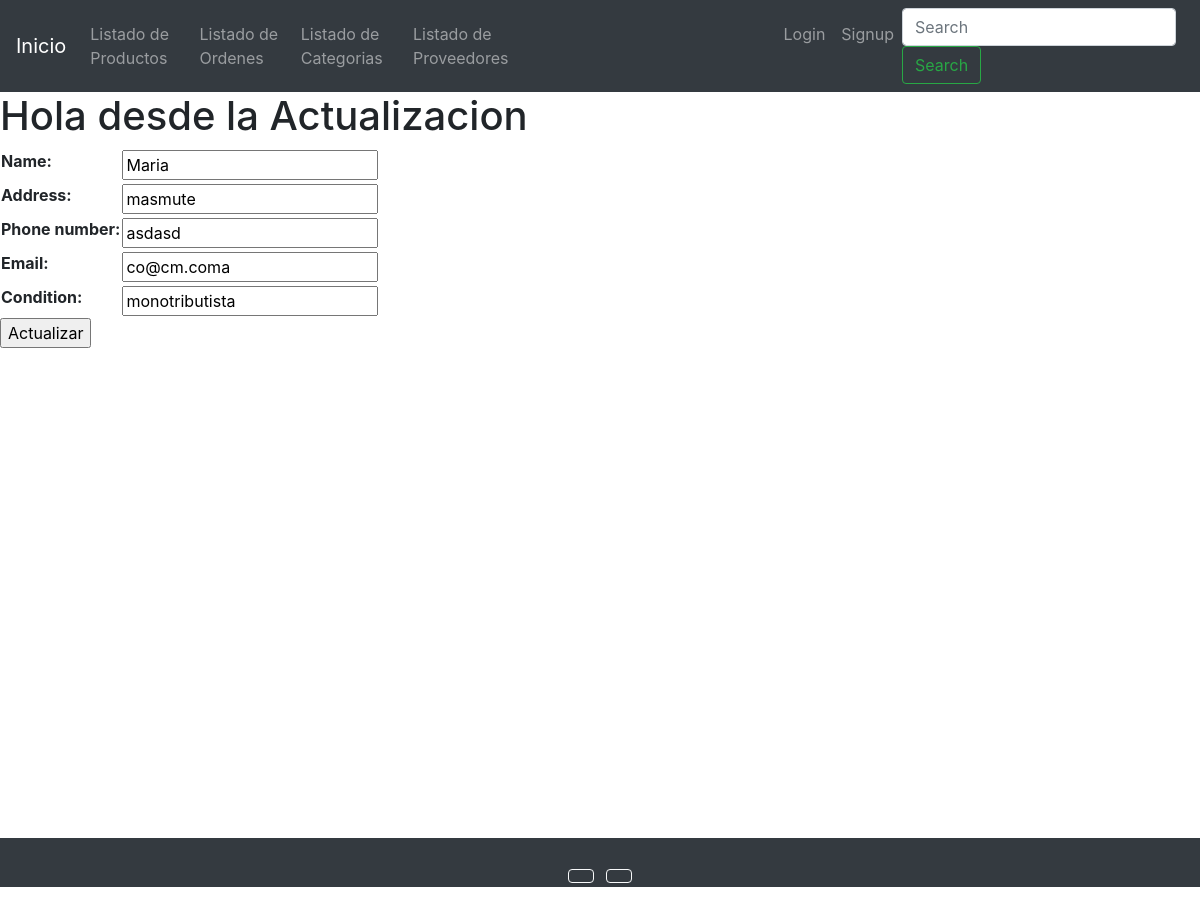
Before: /providers/update-provider/18/ with the older database file.
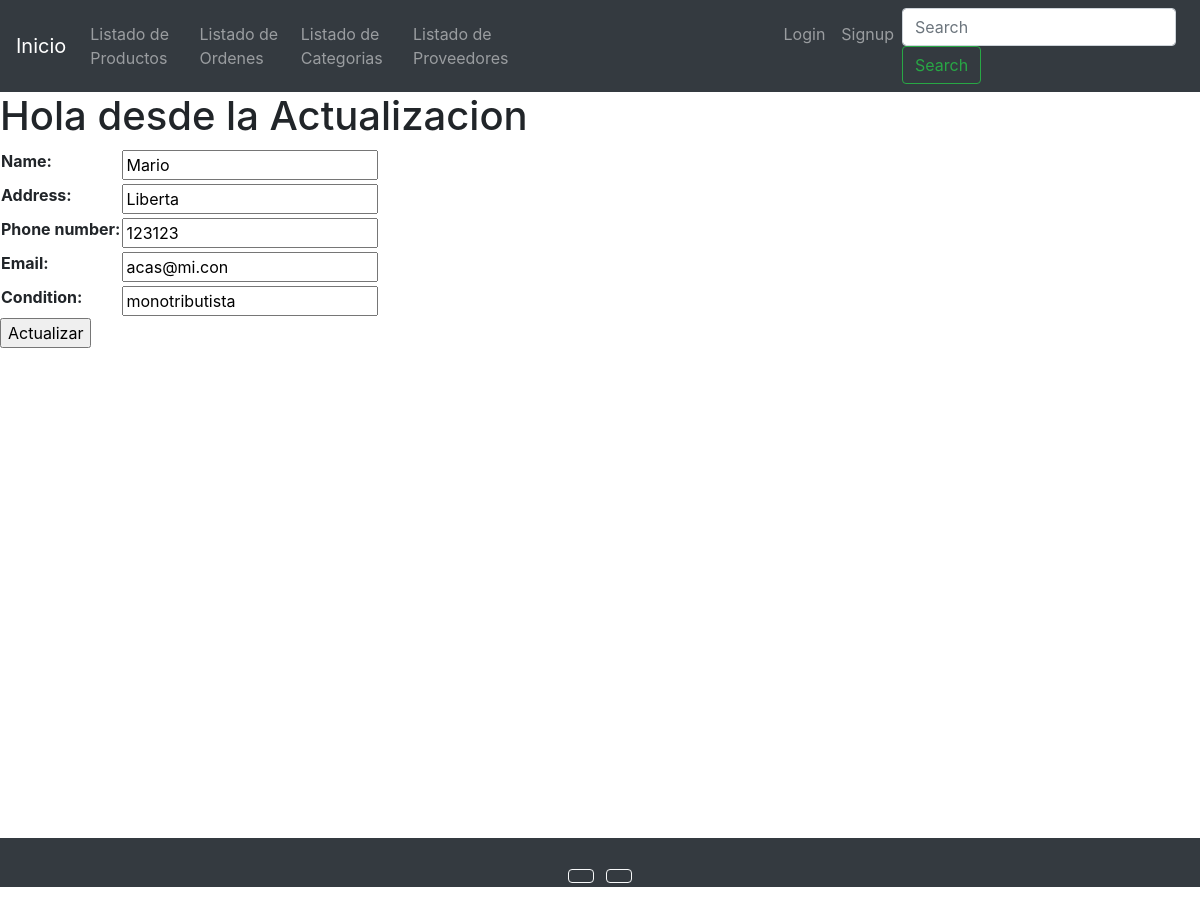
After: the same page with the newer database file.
### providers/models.py (models this page shows, shortened)
class Provider(models.Model):
    CONDITION_CHOICES = (
        ('monotributista','monotributista'),
        ('responsable inscripto','responsable inscripto'),
    )
    name = models.CharField(max_length = 100)
    address = models.CharField(max_length = 300)
    phone_number = models.CharField(max_length=20)
    email = models.EmailField()
    condition = models.CharField(max_length=50,choices = CONDITION_CHOICES)
    is_active = models.BooleanField(default=True)

### providers/views.py (the view, shortened to what this page needs)
# urls.py: path('update-provider/<int:pk>/',providers_update,name='providers_update'),
def providers_update(request,pk):
    provider = Provider.objects.get(id=pk)
    if request.method == 'GET':
        context = {
            'form' : ProviderForm(
                initial = {
                    'name':provider.name,
                    'address':provider.address,
                    'phone_number':provider.phone_number,
                    'email':provider.email,
                    'condition':provider.condition,
                }
            )
    }
        return render(request, 'providers/update_provider.html',context=context)
    else:
        context = {
            'form_errors': form.errors,
            'form':ProviderForm()
        }
    return render(request, 'providers/update_provider.html',context=context)

### providers/forms.py
class ProviderForm(forms.Form):
    name = forms.CharField(max_length=100)
    address = forms.CharField(max_length=300)
    phone_number = forms.CharField(max_length=20)
    email = forms.EmailField()
    condition = forms.CharField(max_length=50)

### templates/providers/update_provider.html (shortened to what this page needs)
{% extends 'base.html' %}
{% block content %}
    <h1>Hola desde la Actualizacion</h1>
    {% if form %}
        <form action="" method="POST">
            <table>
                {{form.as_table}}
            </table>
            <input type="submit" value="Actualizar">
        </form>
    {% endif %}
{% endblock %}

Changed rows visible on the page:
changed Provider "monotributista": name "Maria" → "Mario"; address "masmute" → "Liberta"; phone_number "asdasd" → "123123"; email "co@cm.coma" → "acas@mi.con"
